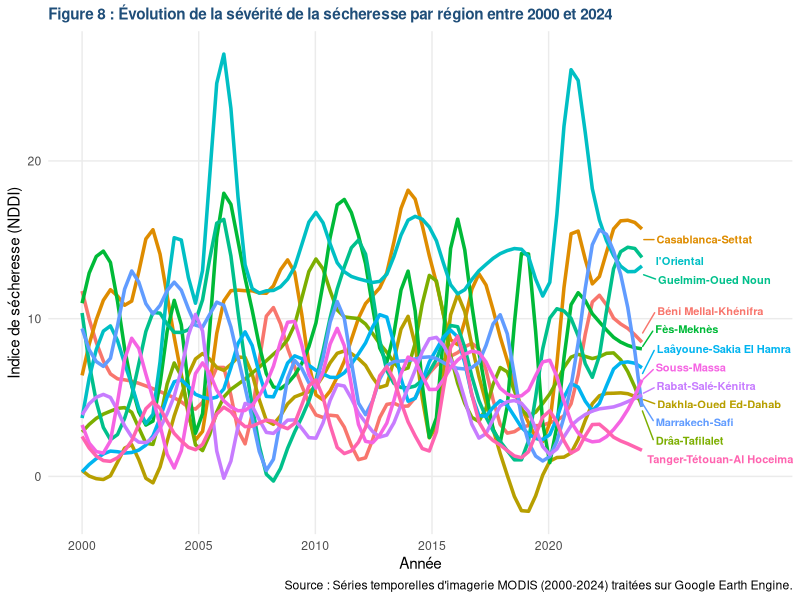
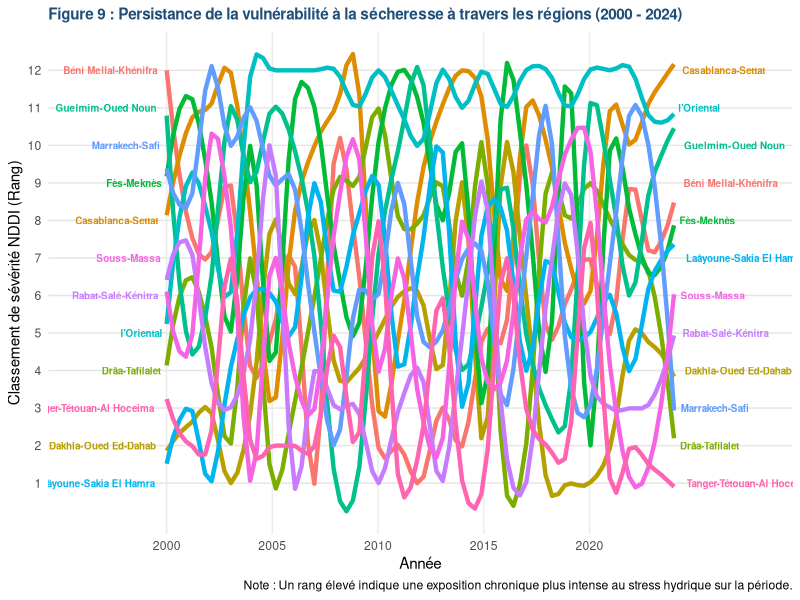
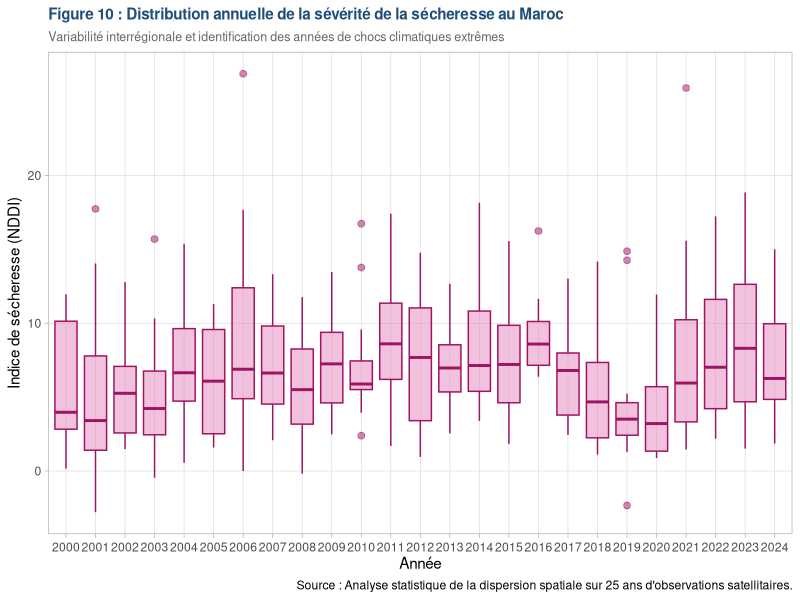
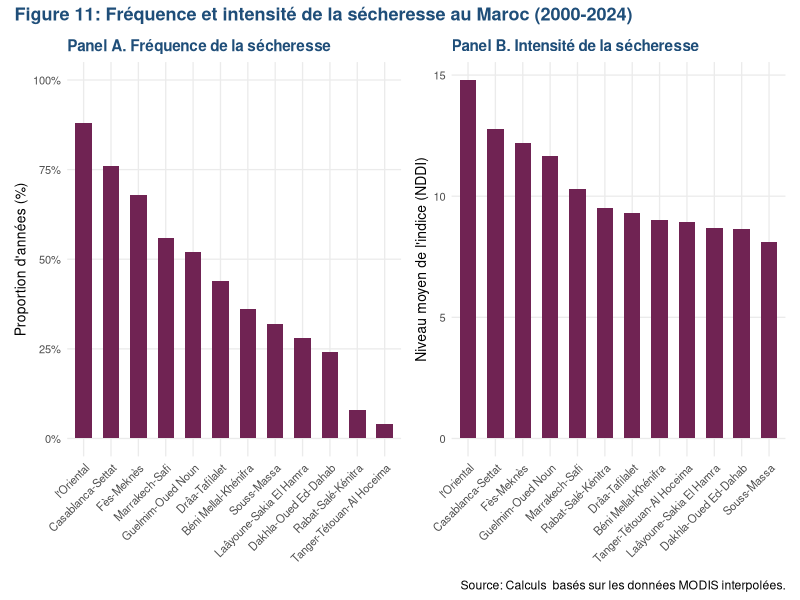
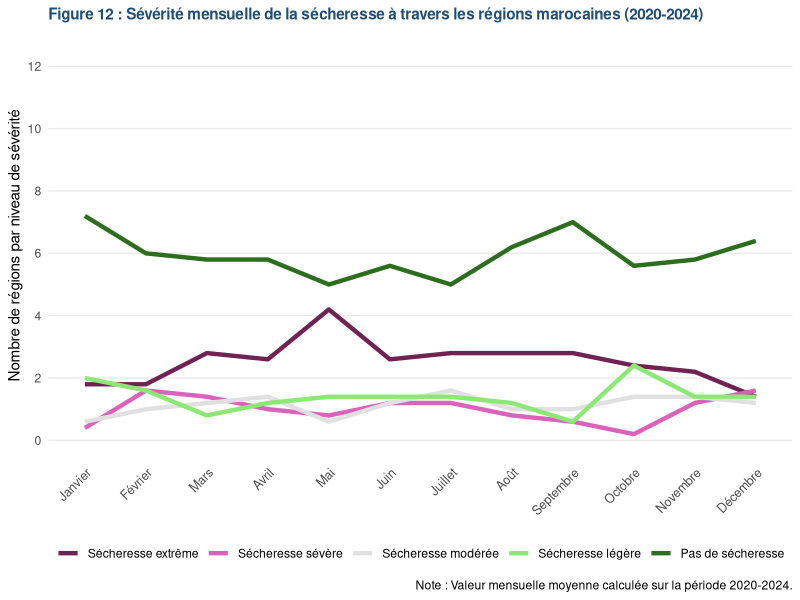
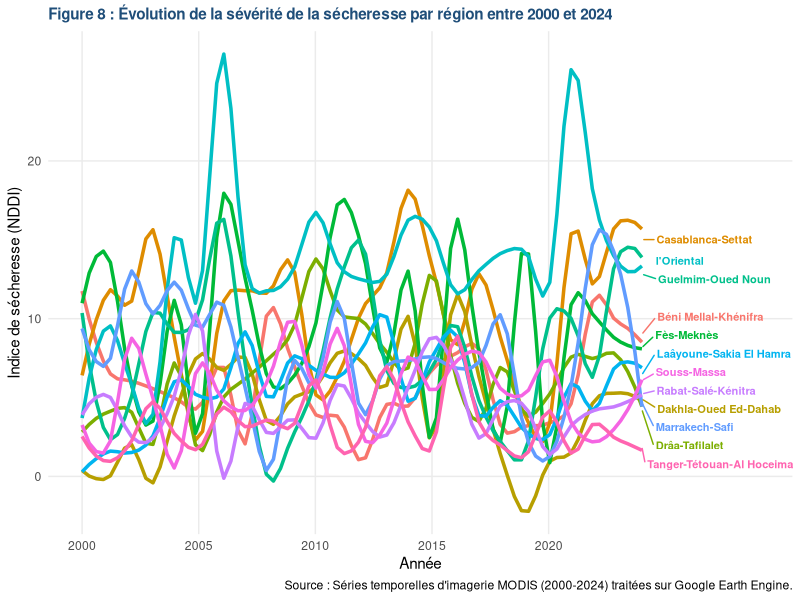
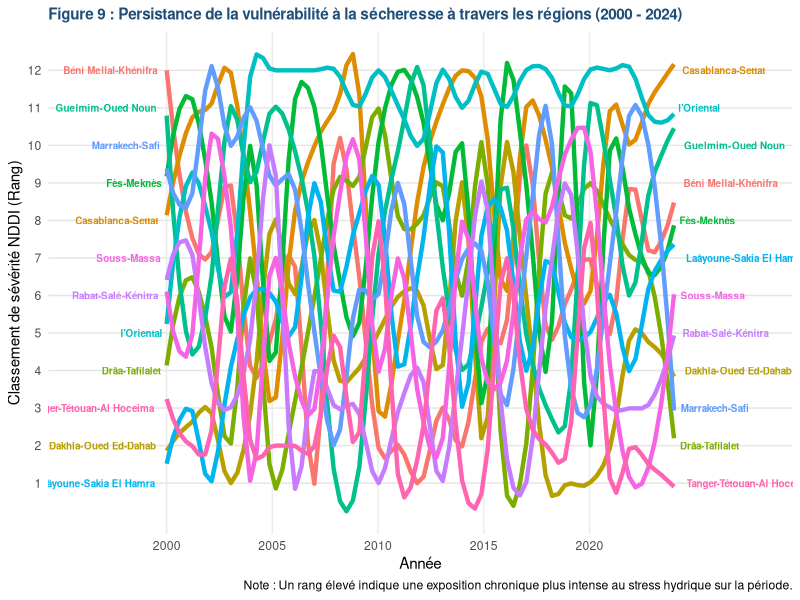
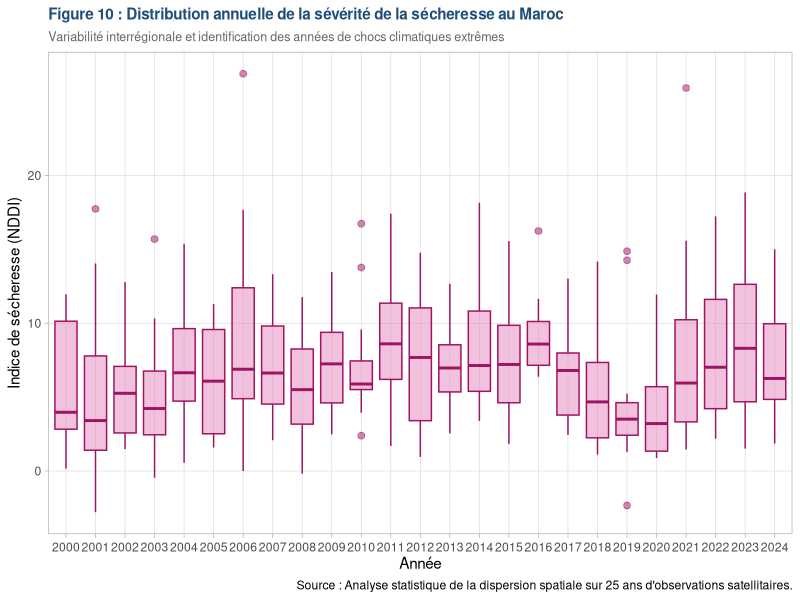

Recreate these plots in R, in order.
# =========================================================================
# PROJET SÉCHERESSE MAROC : ANALYSE DES TENDANCES HISTORIQUES (2000 - 2024)
# REPRODUCTION DES FIGURES 8, 9 ET 10 EN FRANÇAIS
# =========================================================================

library(tidyverse)
library(scales)

# 1. Chargement du fichier exporté depuis GEE
# Assure-toi que le nom du fichier correspond exactement dans ton dossier de projet
df_historique <- read_csv("Serie_Temporelle_NDDI_2000_2024_Nettoye.csv") %>%
  rename(Annee = Annee, Region = nom_fr, NDDI = mean) %>%
  filter(!is.na(Region))

# Nettoyage des noms si des anomalies de caractères ou espaces subsistent
df_historique <- df_historique %>%
  mutate(Region = str_trim(Region))

# =========================================================================
# FIGURE 8 CORRIGÉE : INCLUSION ET AFFICHAGE GARANTI DES 12 RÉGIONS
# =========================================================================
library(ggrepel)

fig_8_evolution <- ggplot(df_historique, aes(x = Annee, y = NDDI, color = Region)) +
  theme_minimal(base_size = 11) +
  
  # Lissage loess identique au modèle
  geom_smooth(method = "loess", se = FALSE, span = 0.2, linewidth = 1.2) +
  
  # CORRECTION : Utilisation de geom_text_repel pour forcer l'affichage des 12 régions
  geom_text_repel(
    data = df_historique %>% filter(Annee == 2024), 
    aes(label = Region), 
    hjust = 0,
    direction = "y",            # Aligne les textes verticalement pour éviter les croisements
    nudge_x = 0.5,              # Pousse le texte légèrement vers la droite après 2024
    size = 2.8, 
    fontface = "bold", 
    max.overlaps = Inf          # FORCE R à afficher TOUS les labels, sans exception
  ) +
  
  # Ajustement des limites de l'axe X pour laisser la place aux 12 étiquettes
  scale_x_continuous(breaks = seq(2000, 2024, by = 5), limits = c(2000, 2029)) +
  
  labs(
    title = "Figure 8 : Évolution de la sévérité de la sécheresse par région entre 2000 et 2024",
    x = "Année",
    y = "Indice de sécheresse (NDDI)",
    caption = "Source : Séries temporelles d'imagerie MODIS (2000-2024) traitées sur Google Earth Engine."
  ) +
  theme(
    plot.title = element_text(face = "bold", size = 11, color = "#1f4e79"),
    panel.grid.minor = element_blank(),
    legend.position = "none"    # Masquée car les 12 labels sont écrits en bout de ligne
  )

print(fig_8_evolution)
ggsave("sorties_figures/Figure_8_Evolution_Drought_Severity.png", plot = fig_8_evolution, width = 11, height = 7, dpi = 300)
# =========================================================================
# FIGURE 9 : PERSISTANCE ET RANGS DE VULNÉRABILITÉ (BUMP CHART)
# =========================================================================

df_ranks <- df_historique %>%
  group_by(Annee) %>%
  # Classement des régions du plus sec (Rank 12) au moins sec (Rank 1)
  mutate(Rang_NDDI = rank(NDDI, ties.method = "first")) %>%
  ungroup()

fig_9_bump <- ggplot(df_ranks, aes(x = Annee, y = Rang_NDDI, color = Region, group = Region)) +
  theme_minimal(base_size = 11) +
  geom_smooth(method = "loess", se = FALSE, span = 0.2, linewidth = 1.5) +
  geom_text(data = df_ranks %>% filter(Annee == 2000),
            aes(label = Region), hjust = 1.1, size = 2.5, fontface = "bold") +
  geom_text(data = df_ranks %>% filter(Annee == 2024),
            aes(label = Region), hjust = -0.1, size = 2.5, fontface = "bold") +
  scale_x_continuous(breaks = seq(2000, 2024, by = 5), limits = c(1996, 2028)) +
  scale_y_continuous(breaks = 1:12, labels = 1:12) +
  labs(
    title = "Figure 9 : Persistance de la vulnérabilité à la sécheresse à travers les régions (2000 - 2024)",
    x = "Année",
    y = "Classement de sévérité NDDI (Rang)",
    caption = "Note : Un rang élevé indique une exposition chronique plus intense au stress hydrique sur la période."
  ) +
  theme(
    plot.title = element_text(face = "bold", size = 11, color = "#1f4e79"),
    panel.grid.major.y = element_line(color = "grey90"),
    panel.grid.minor = element_blank(),
    legend.position = "none"
  )

print(fig_9_bump)
ggsave("sorties_figures/Figure_9_Persistence_Drought_Vulnerability.png", plot = fig_9_bump, width = 12, height = 7, dpi = 300)


# =========================================================================
# FIGURE 10 : DISTRIBUTION DE LA SÉVÉRITÉ PAR ANNÉE (BOXPLOT)
# =========================================================================
fig_10_boxplot <- ggplot(df_historique, aes(x = factor(Annee), y = NDDI)) +
  theme_light(base_size = 11) +
  # Boxplot reprenant la coloration magenta/bordeaux du modèle d'origine
  geom_boxplot(fill = "#e383bd", color = "#9e1462", alpha = 0.5, 
               outlier.color = "#9e1462", outlier.size = 2) +
  labs(
    title = "Figure 10 : Distribution annuelle de la sévérité de la sécheresse au Maroc",
    subtitle = "Variabilité interrégionale et identification des années de chocs climatiques extrêmes",
    x = "Année",
    y = "Indice de sécheresse (NDDI)",
    caption = "Source : Analyse statistique de la dispersion spatiale sur 25 ans d'observations satellitaires."
  ) +
  theme(
    plot.title = element_text(face = "bold", size = 11, color = "#1f4e79"),
    plot.subtitle = element_text(size = 9, color = "grey40"),
    axis.text.x = element_text(angle = 0, vjust = 0.5), # Garde les années horizontales et propres
    panel.grid.minor = element_blank()
  )

print(fig_10_boxplot)
ggsave("sorties_figures/Figure_10_Distribution_Drought_Severity.png", plot = fig_10_boxplot, width = 11, height = 6, dpi = 300)



# =========================================================================
# FIGURE 11 : FRÉQUENCE ET INTENSITÉ DE LA SÉCHERESSE (2000-2024)
# =========================================================================

library(patchwork)

# Seuil de sécheresse calibré sur la Figure 10
seuil_secheresse <- 7.0

df_metriques <- df_historique %>%
  group_by(Region) %>%
  summarise(
    Total_Annes = n(),
    Annees_Seches = sum(NDDI >= seuil_secheresse),
    Frequence = (Annees_Seches / Total_Annes) * 100,
    Intensite = mean(NDDI[NDDI >= seuil_secheresse], na.rm = TRUE)
  ) %>%
  ungroup()

# Panel A - Graphique de Fréquence
p_freq <- ggplot(df_metriques, aes(x = reorder(Region, -Frequence), y = Frequence)) +
  geom_bar(stat = "identity", fill = "#702353", width = 0.6) +
  scale_y_continuous(labels = function(x) paste0(x, "%"), limits = c(0, 100)) +
  labs(
    title = "Panel A. Fréquence de la sécheresse",
    x = NULL, y = "Proportion d'années (%)"
  ) +
  theme_minimal(base_size = 10) +
  theme(
    axis.text.x = element_text(angle = 45, hjust = 1, size = 8),
    plot.title = element_text(face = "bold", size = 11, color = "#1f4e79"),
    panel.grid.minor = element_blank()
  )

# Panel B - Graphique d'Intensité
p_int <- ggplot(df_metriques, aes(x = reorder(Region, -Intensite), y = Intensite)) +
  geom_bar(stat = "identity", fill = "#702353", width = 0.6) +
  labs(
    title = "Panel B. Intensité de la sécheresse",
    x = NULL, y = "Niveau moyen de l'indice (NDDI)"
  ) +
  theme_minimal(base_size = 10) +
  theme(
    axis.text.x = element_text(angle = 45, hjust = 1, size = 8),
    plot.title = element_text(face = "bold", size = 11, color = "#1f4e79"),
    panel.grid.minor = element_blank()
  )

# Combinaison des deux panels (Côte à côte comme sur le modèle)
fig_11_combinee <- p_freq + p_int + 
  plot_annotation(
    title = "Figure 11: Fréquence et intensité de la sécheresse au Maroc (2000-2024)",
    caption = "Source: Calculs  basés sur les données MODIS interpolées.",
    theme = theme(plot.title = element_text(face = "bold", size = 13, color = "#1f4e79", hjust = 0))
  )

print(fig_11_combinee)
ggsave("sorties_figures/Figure_11_Drought_Frequency_Intensity.png", plot = fig_11_combinee, width = 12, height = 6, dpi = 300)


# =========================================================================
# SÉVÉRITÉ MENSUELLE DE LA SÉCHERESSE AU MAROC (2020-2024)
# =========================================================================

# 1. Chargement de la data mensuelle exportée de GEE
df_mensuel <- read_csv("Serie_Mensuelle_NDDI_2020_2024.csv") %>%
  rename(Annee = Annee, Mois = Mois, Region = nom_fr, NDDI = mean) %>%
  filter(!is.na(Region))

# 2. Classification stricte selon nos seuils empiriques validés
df_classes <- df_mensuel %>%
  mutate(
    Classe_Drought = case_when(
      NDDI < 4   ~ "Pas de sécheresse",
      NDDI >= 4  & NDDI < 7  ~ "Sécheresse légère",
      NDDI >= 7  & NDDI < 10 ~ "Sécheresse modérée",
      NDDI >= 10 & NDDI < 14 ~ "Sécheresse sévère",
      NDDI >= 14             ~ "Sécheresse extrême"
    )
  )

# 3. Calcul du nombre de régions par classe pour chaque couple (Année, Mois)
df_counts <- df_classes %>%
  group_by(Annee, Mois, Classe_Drought) %>%
  summarise(Nb_Regions = n(), .groups = "drop")

# Remplir les combinaisons vides (au cas où une classe n'apparaît pas un mois donné)
tous_mois_classes <- expand_grid(
  Annee = 2020:2024,
  Mois = 1:12,
  Classe_Drought = c("Pas de sécheresse", "Sécheresse légère", "Sécheresse modérée", "Sécheresse sévère", "Sécheresse extrême")
)

df_complet <- tous_mois_classes %>%
  left_join(df_counts, by = c("Annee", "Mois", "Classe_Drought")) %>%
  mutate(Nb_Regions = replace_na(Nb_Regions, 0))

# 4. Calcul de la moyenne mensuelle sur la période récente 2020-2024
df_final_mensuel <- df_complet %>%
  group_by(Mois, Classe_Drought) %>%
  summarise(Moyenne_Regions = mean(Nb_Regions), .groups = "drop") %>%
  mutate(
    Nom_Mois = factor(Mois, levels = 1:12, labels = c(
      "Janvier", "Février", "Mars", "Avril", "Mai", "Juin", 
      "Juillet", "Août", "Septembre", "Octobre", "Novembre", "Décembre"
    )),
    Classe_Drought = factor(Classe_Drought, levels = c(
      "Sécheresse extrême", "Sécheresse sévère", "Sécheresse modérée", "Sécheresse légère", "Pas de sécheresse"
    ))
  )

# 5. Palette de couleurs reprenant scrupuleusement le modèle
palette_mensuelle <- c(
  "Sécheresse extrême"  = "#702353", # Pourpre foncé
  "Sécheresse sévère"   = "#db62bb", # Rose/Magenta vif
  "Sécheresse modérée"  = "#e0e0e0", # Gris clair / Blanc cassé
  "Sécheresse légère"   = "#8ce874", # Vert clair lime
  "Pas de sécheresse"   = "#2c6e1e"  # Vert foncé forêt
)

# 6. Rendu graphique
fig_12_saisonniere <- ggplot(df_final_mensuel, aes(x = Nom_Mois, y = Moyenne_Regions, 
                                                   color = Classe_Drought, group = Classe_Drought)) +
  geom_line(linewidth = 1.5) +
  scale_color_manual(values = palette_mensuelle) +
  scale_y_continuous(breaks = seq(0, 12, by = 2), limits = c(0, 12.5)) +
  
  labs(
    title = "Figure 12 : Sévérité mensuelle de la sécheresse à travers les régions marocaines (2020-2024)",
    x = NULL,
    y = "Nombre de régions par niveau de sévérité",
    color = NULL,
    caption = "Note : Valeur mensuelle moyenne calculée sur la période 2020-2024."
  ) +
  
  theme_minimal(base_size = 11) +
  theme(
    plot.title = element_text(face = "bold", size = 11, color = "#1f4e79", hjust = 0),
    axis.text.x = element_text(angle = 45, vjust = 1, hjust = 1, size = 9),
    panel.grid.minor = element_blank(),
    panel.grid.major.x = element_blank(),
    legend.position = "bottom",
    legend.box = "horizontal"
  )

# Affichage immédiat du graphique
print(fig_12_saisonniere)

# Sauvegarde de la figure
ggsave("sorties_figures/Figure_12_Monthly_Drought_Severity.png", plot = fig_12_saisonniere, 
       width = 11, height = 7, dpi = 300)
